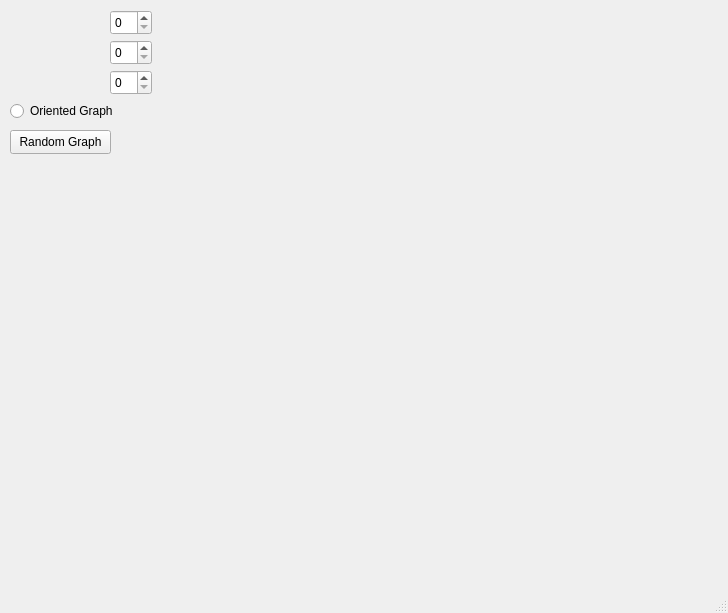
<?xml version="1.0" encoding="UTF-8"?>
<ui version="4.0">
 <class>MainWindow</class>
 <widget class="QMainWindow" name="MainWindow">
  <property name="geometry">
   <rect>
    <x>0</x>
    <y>0</y>
    <width>728</width>
    <height>613</height>
   </rect>
  </property>
  <property name="windowTitle">
   <string>MainWindow</string>
  </property>
  <widget class="QWidget" name="centralwidget">
   <widget class="QRadioButton" name="radioButton">
    <property name="geometry">
     <rect>
      <x>10</x>
      <y>100</y>
      <width>111</width>
      <height>22</height>
     </rect>
    </property>
    <property name="text">
     <string>Oriented Graph</string>
    </property>
   </widget>
   <widget class="QPushButton" name="pushButton">
    <property name="geometry">
     <rect>
      <x>10</x>
      <y>130</y>
      <width>101</width>
      <height>24</height>
     </rect>
    </property>
    <property name="text">
     <string>Random Graph</string>
    </property>
   </widget>
   <widget class="QSpinBox" name="nNodes">
    <property name="geometry">
     <rect>
      <x>110</x>
      <y>10</y>
      <width>42</width>
      <height>25</height>
     </rect>
    </property>
   </widget>
   <widget class="QSpinBox" name="nPaths">
    <property name="geometry">
     <rect>
      <x>110</x>
      <y>40</y>
      <width>42</width>
      <height>25</height>
     </rect>
    </property>
   </widget>
   <widget class="QSpinBox" name="nCycles">
    <property name="geometry">
     <rect>
      <x>110</x>
      <y>70</y>
      <width>42</width>
      <height>25</height>
     </rect>
    </property>
   </widget>
  </widget>
  <widget class="QMenuBar" name="menubar">
   <property name="geometry">
    <rect>
     <x>0</x>
     <y>0</y>
     <width>728</width>
     <height>21</height>
    </rect>
   </property>
  </widget>
  <widget class="QStatusBar" name="statusbar"/>
 </widget>
 <resources/>
 <connections/>
</ui>
